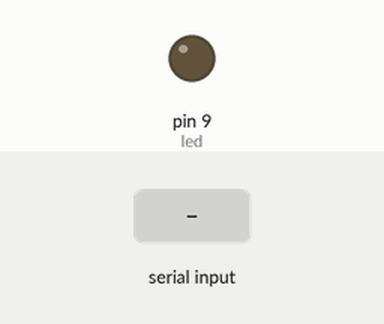
This sketch was run on a simulated Arduino Uno, built with avr-gcc and run on an emulated ATmega328P. Shown: output pins drawn as LEDs (lit = HIGH). The inputs (shaded band) are chosen by the test bench.

Above: at 1.2 s.
1.3 s: byte 30 received over Serial
At 2.4 s:
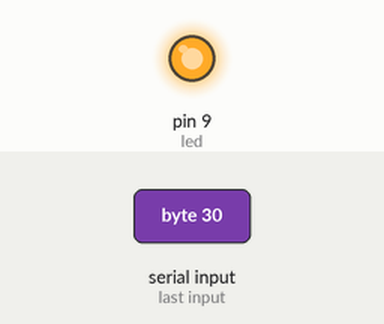
Timing chart, 0 to 4.3 s (numbered marks = the images above; inputs shaded):
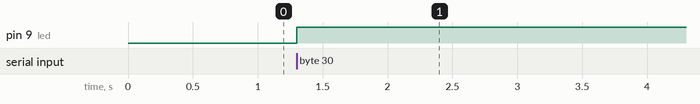

Measured:
- after the input at 1.3 s, pin 9 (led): LOW → HIGH at once

The sketch:

PWM_Blinking.ino
```cpp
int led = 9;

void setup() {
  // put your setup code here, to run once:
  Serial.begin(9600);
  //Serial.print("Hello World");
  pinMode(led,OUTPUT);
}

void loop() {
  // put your main code here, to run repeatedly:
  digitalWrite(led,LOW);
  int val;
  if (Serial.available()>0){
      val = Serial.read();
      val-=48;
      //Serial.println(val);
      if (val !=0){
        digitalWrite(led,HIGH);
        delay(val*500);
        digitalWrite(led,LOW);
      }
  }
}
```
